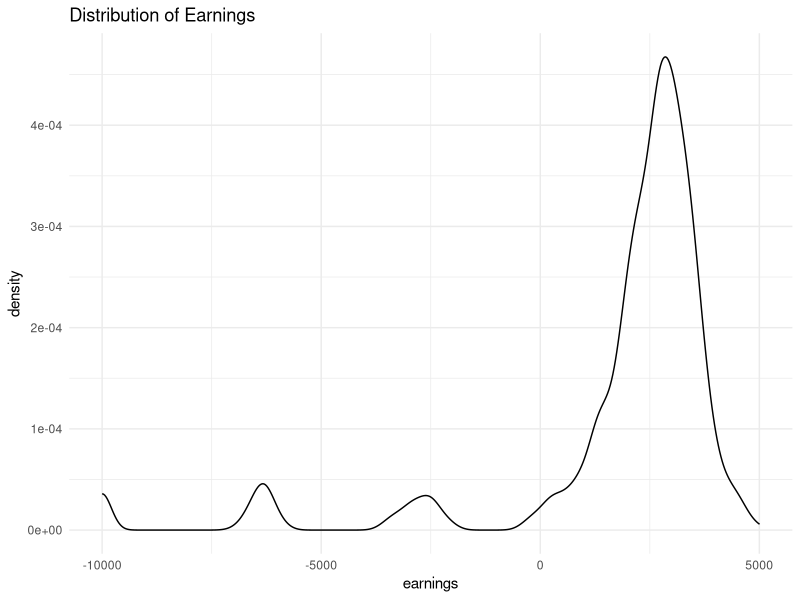
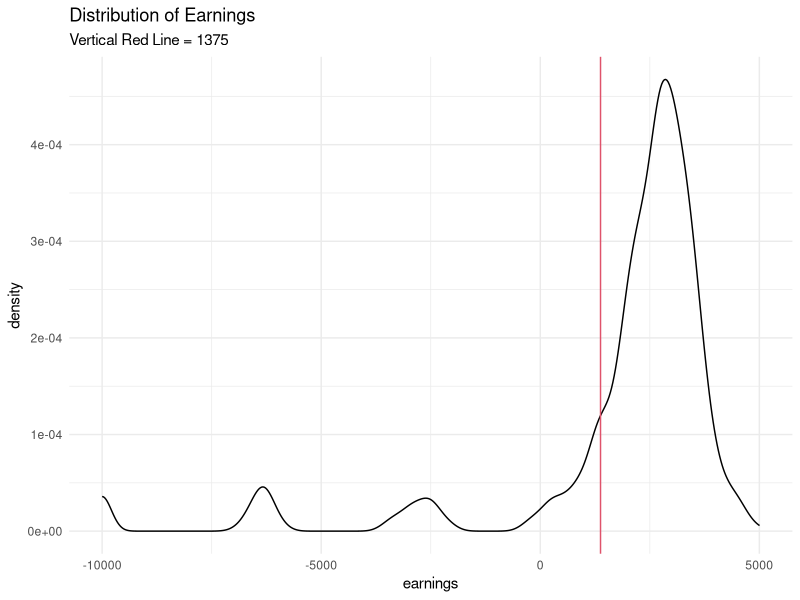
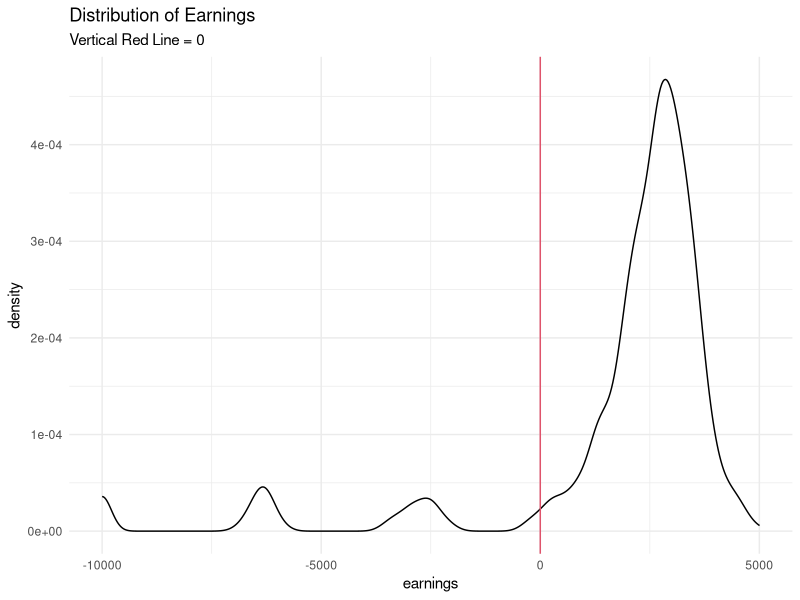
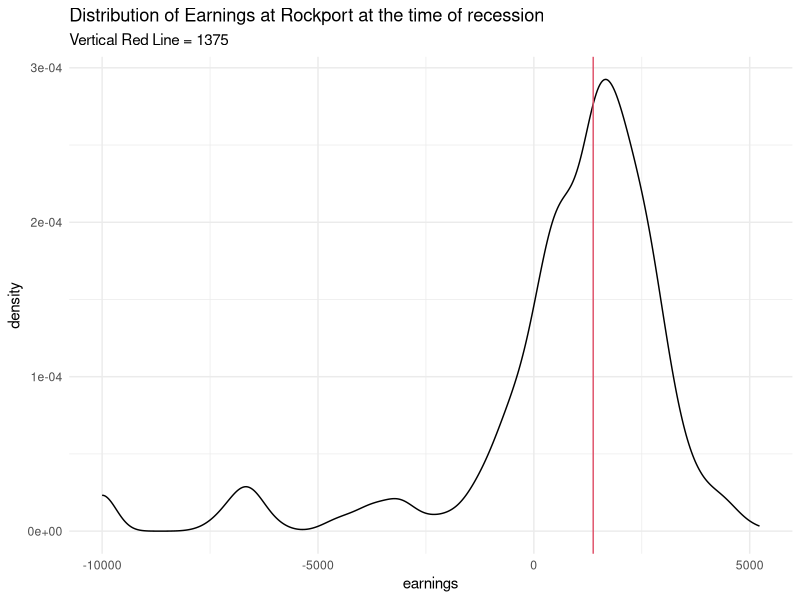

Reproduce these figures in R, in order.
## ---- chunk 1
knitr::opts_chunk$set(echo = TRUE, message = FALSE, warning = FALSE)

## ---- chunk 2
# Load packages
library(tidyverse) 

# Define n
n <- 1000

# Empty data frame for 1000 simulated days
data <- data.frame(day = seq(1:n),
                demand = NA, # demand in Rockport
                quantity = NA, # quantity sold
                price = NA, # price per pound
                cost = 10000, # cost of daily operations
                earnings = NA)

head(data)

## ---- chunk 3
set.seed(123)
rnorm(1000) %>% mean()
rnorm(1000) %>% mean()

## ---- chunk 4
set.seed(123)
rnorm(1000) %>% mean()

set.seed(123)
rnorm(1000) %>% mean()

## ---- chunk 5
set.seed(123)

sim <- data %>% 
  mutate(demand=sample(x = c(0, 1000, 2000, 3000,4000,5000,6000),
                                 size = n,
                                 replace = T,
                                 prob = c(.02,.03, 0.05, 0.08,0.33,0.29,0.2)),
          quantity=if_else(demand>=3500,3500,demand),
          price=rnorm(n = n, mean = 3.65, sd = 0.2),
          earnings=price * quantity-10000
         )

## ---- chunk 6
ggplot(sim, aes(earnings)) +
  geom_density() +
  theme_minimal()+
  labs(title = "Distribution of Earnings")

## ---- chunk 7

ggplot(sim, aes(earnings)) +
  geom_density() +
  geom_vline(xintercept = 1375, col = 2) +
  theme_minimal()+
   labs(title = "Distribution of Earnings",
       subtitle = "Vertical Red Line = 1375")

(sim$earnings > 1375) %>%
  mean 

## ---- chunk 8

ggplot(sim, aes(earnings)) +
  geom_density() +
  geom_vline(xintercept = 0, col = 2) +
  theme_minimal()+
  labs(title = "Distribution of Earnings",
       subtitle = "Vertical Red Line = 0")

(sim$earnings < 0) %>%
  mean
## ---- chunk 9
sim$earnings %>%
  mean
## ---- chunk 10
set.seed(123)

sim2 <- data %>% 
  mutate(demand=sample(x = c(0, 1000, 2000, 3000,4000,5000,6000),
                                 size = n,
                                 replace = T,
                                 prob = c(.02,.03, 0.05, 0.08,0.33,0.29,0.2)),
          quantity=if_else(demand>=3500,3500,demand),
          price=rnorm(n = n, mean = 3.3, sd = 0.33),
          earnings=price * quantity-10000
         )


(sim2$earnings > 1375) %>%
  mean 

ggplot(sim2, aes(earnings)) +
  geom_density() +
  geom_vline(xintercept = 1375, col = 2) +
  theme_minimal()+
  labs(title = "Distribution of Earnings at Rockport at the time of recession",
       subtitle = "Vertical Red Line = 1375")

